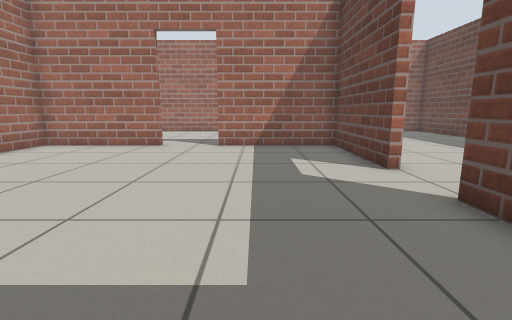
view 1 (above)

19 first-person views from a walk through a Gazebo world. The camera is 0.71 m above the floor, tilts 10° down and sees 85° across. The floor is counted in squares, 0.5 m on a side. Each view is taken from the middle of a square. On the plan, view 1 faces up. The plan holds only what a view shows up to about 14 squares ahead; the rest is blank.

view 2
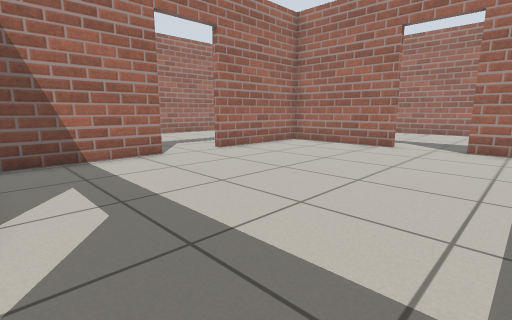

view 3
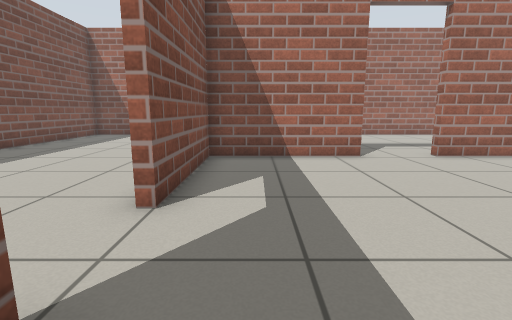

view 4
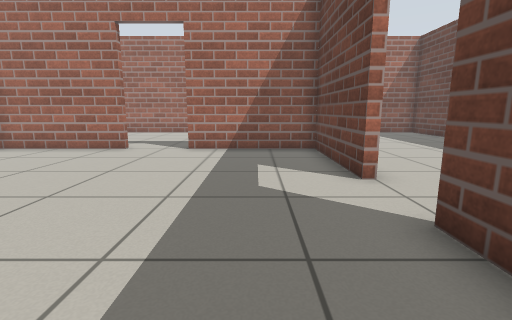

view 5
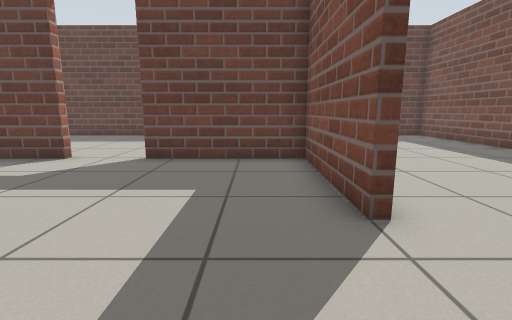

view 6
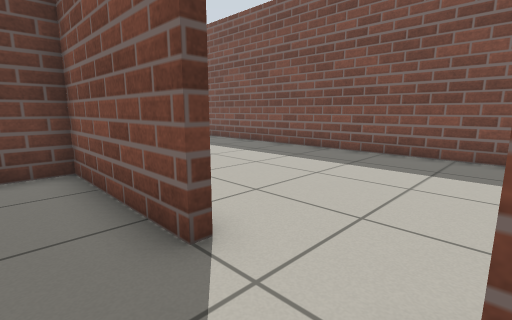

view 7
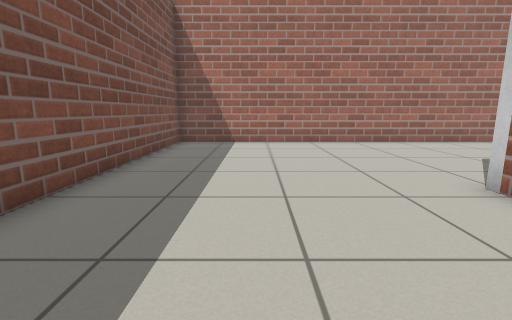

view 8
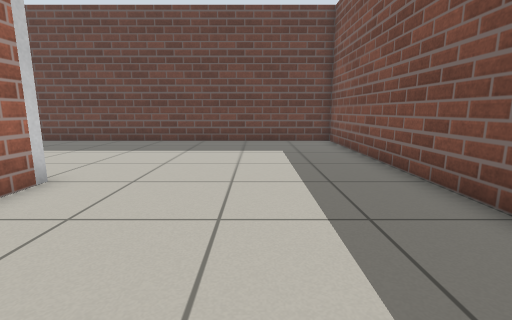

view 9
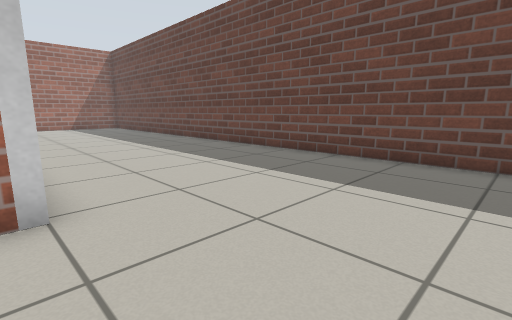

view 10
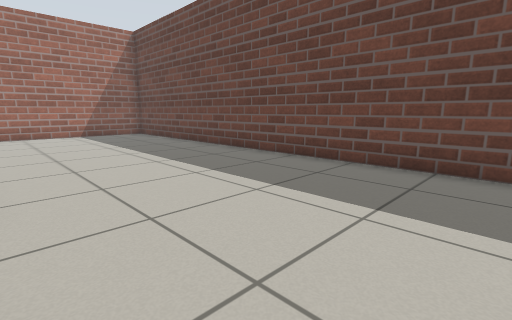

view 11
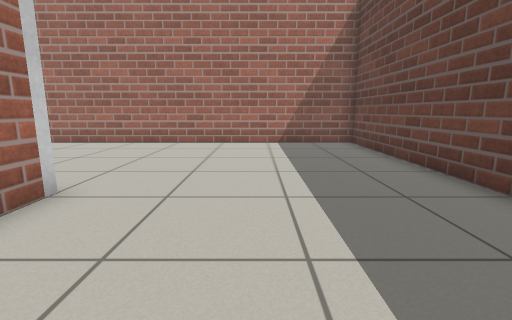

view 12
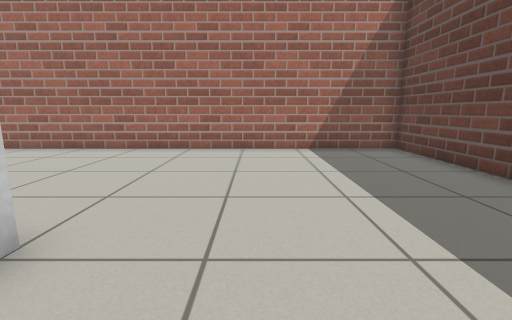

view 13
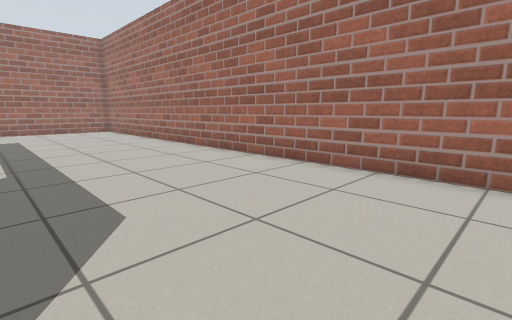

view 14
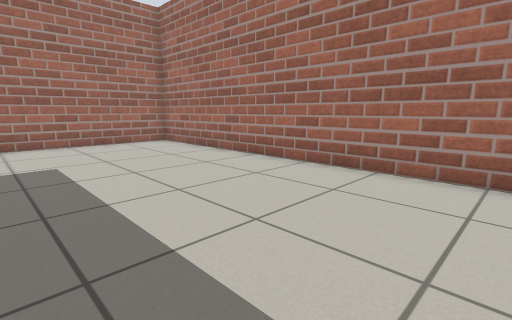

view 15
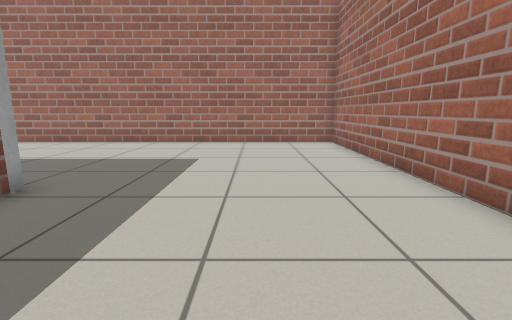

view 16
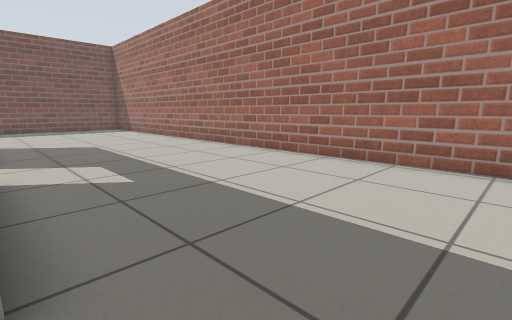

view 17
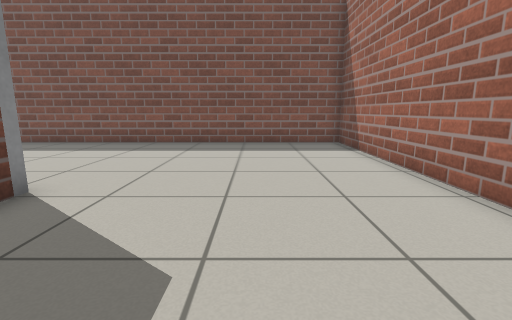

view 18
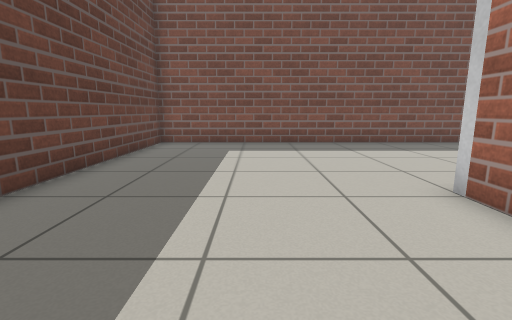

view 19
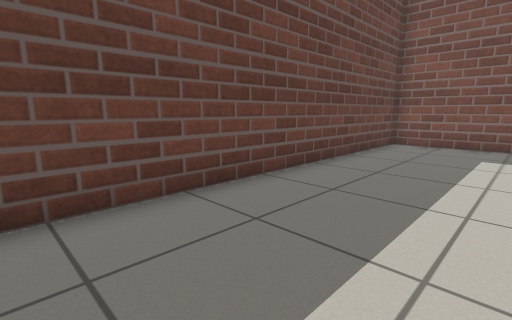

### Floor plan
Ten units are one square. View 1 is at (0, 0); x grows to the right and y downward. Boxes are objects, and circles mark ways between rooms. Rooms are numbered by the first view taken in them; rooms with no view inside come last. Other rooms are left out.
<svg viewBox="-172 -200 290 290">
<path fill="none" stroke="#000" d="M-15 5 32 5 32 -44M-87 -44 -87 5 -39 5M32 -67 32 -115M-39 -114 -87 -114 -87 -66M25 -114 -16 -114M35 -115 35 -106M35 -4 35 5M113 -195 -167 -195 -167 85 113 85 113 -195"/>
<rect x="-95" y="5" width="10" height="10" fill="#bbb"><title>grey post</title></rect>
<rect x="-95" y="-125" width="10" height="10" fill="#bbb"><title>grey post</title></rect>
<rect x="25" y="5" width="10" height="10" fill="#bbb"><title>grey post</title></rect>
<rect x="25" y="-125" width="10" height="10" fill="#bbb"><title>grey post</title></rect>
<circle cx="-28" cy="-116" r="3" fill="#2a7"/>
<circle cx="-30" cy="10" r="3" fill="#2a7"/>
<circle cx="-90" cy="-55" r="3" fill="#2a7"/>
<circle cx="30" cy="-55" r="3" fill="#2a7"/>
<text x="-30" y="-50">1</text>
<text x="40" y="-60">2</text>
</svg>
Room 1 opens to room 2.

Where each view was taken, in squares from view 1:
view 1: 0 up, 0 right, facing up
view 2: 0 up, 0 right, facing up-left
view 3: 1 up, 0 right, facing left
view 4: 1 up, 1 right, facing up
view 5: 1 up, 5 left, facing right
view 6: 1 up, 4 left, facing down-right
view 7: 5 down, 4 left, facing left
view 8: 5 down, 2 left, facing right
view 9: 5 down, 3 right, facing up-right
view 10: 2 up, 4 right, facing up-right
view 11: 7 up, 7 right, facing up
view 12: 9 up, 6 right, facing up
view 13: 13 up, 4 right, facing up-left
view 14: 13 up, 4 left, facing up-left
view 15: 16 up, 4 left, facing left
view 16: 14 up, 9 left, facing down-left
view 17: 4 up, 13 left, facing down
view 18: 4 up, 7 right, facing down
view 19: 4 up, 7 right, facing down-right
